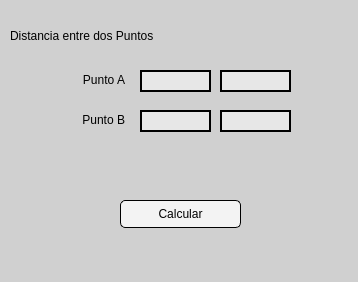
<?xml version="1.0" encoding="UTF-8"?>
<ui version="4.0">
 <class>MainWindow</class>
 <widget class="QMainWindow" name="MainWindow">
  <property name="geometry">
   <rect>
    <x>0</x>
    <y>0</y>
    <width>358</width>
    <height>282</height>
   </rect>
  </property>
  <property name="windowTitle">
   <string>MainWindow</string>
  </property>
  <property name="styleSheet">
   <string notr="true">background-color: rgb(208, 208, 208);</string>
  </property>
  <widget class="QWidget" name="centralwidget">
   <widget class="QLabel" name="label">
    <property name="geometry">
     <rect>
      <x>10</x>
      <y>20</y>
      <width>261</width>
      <height>31</height>
     </rect>
    </property>
    <property name="styleSheet">
     <string notr="true">font: 75 11pt &quot;Myanmar Text&quot;;</string>
    </property>
    <property name="text">
     <string>Distancia entre dos Puntos</string>
    </property>
   </widget>
   <widget class="QLabel" name="label_2">
    <property name="geometry">
     <rect>
      <x>54</x>
      <y>70</y>
      <width>71</width>
      <height>20</height>
     </rect>
    </property>
    <property name="styleSheet">
     <string notr="true">font: 10pt &quot;Segoe UI Semilight&quot;;</string>
    </property>
    <property name="text">
     <string>Punto A</string>
    </property>
    <property name="alignment">
     <set>Qt::AlignRight|Qt::AlignTrailing|Qt::AlignVCenter</set>
    </property>
   </widget>
   <widget class="QLineEdit" name="txt_x1">
    <property name="geometry">
     <rect>
      <x>140</x>
      <y>70</y>
      <width>71</width>
      <height>22</height>
     </rect>
    </property>
    <property name="styleSheet">
     <string notr="true">background-color: rgb(255, 255, 255, 0.5);
border: 2px solid black;
</string>
    </property>
   </widget>
   <widget class="QLineEdit" name="txt_y1">
    <property name="geometry">
     <rect>
      <x>220</x>
      <y>70</y>
      <width>71</width>
      <height>22</height>
     </rect>
    </property>
    <property name="styleSheet">
     <string notr="true">background-color: rgb(255, 255, 255, 0.5);
border: 2px solid black;
</string>
    </property>
   </widget>
   <widget class="QLabel" name="label_3">
    <property name="geometry">
     <rect>
      <x>34</x>
      <y>110</y>
      <width>91</width>
      <height>20</height>
     </rect>
    </property>
    <property name="styleSheet">
     <string notr="true">font: 10pt &quot;Segoe UI Semilight&quot;;</string>
    </property>
    <property name="text">
     <string>Punto B</string>
    </property>
    <property name="alignment">
     <set>Qt::AlignRight|Qt::AlignTrailing|Qt::AlignVCenter</set>
    </property>
   </widget>
   <widget class="QLineEdit" name="txt_x2">
    <property name="geometry">
     <rect>
      <x>140</x>
      <y>110</y>
      <width>71</width>
      <height>22</height>
     </rect>
    </property>
    <property name="styleSheet">
     <string notr="true">background-color: rgb(255, 255, 255, 0.5);
border: 2px solid black;
</string>
    </property>
   </widget>
   <widget class="QLineEdit" name="txt_y2">
    <property name="geometry">
     <rect>
      <x>220</x>
      <y>110</y>
      <width>71</width>
      <height>22</height>
     </rect>
    </property>
    <property name="styleSheet">
     <string notr="true">background-color: rgb(255, 255, 255, 0.5);
border: 2px solid black;
</string>
    </property>
   </widget>
   <widget class="QLabel" name="label_resultado">
    <property name="geometry">
     <rect>
      <x>30</x>
      <y>150</y>
      <width>291</width>
      <height>41</height>
     </rect>
    </property>
    <property name="styleSheet">
     <string notr="true">font: 10pt &quot;Segoe UI Semilight&quot;;
</string>
    </property>
    <property name="text">
     <string/>
    </property>
    <property name="alignment">
     <set>Qt::AlignCenter</set>
    </property>
   </widget>
   <widget class="QPushButton" name="btn_calcular">
    <property name="geometry">
     <rect>
      <x>120</x>
      <y>200</y>
      <width>121</width>
      <height>28</height>
     </rect>
    </property>
    <property name="styleSheet">
     <string notr="true">font: 10pt &quot;Segoe UI Semilight&quot;;
background-color: rgb(255, 255, 255, 0.75);
border: 1px solid;
border-radius: 5px;</string>
    </property>
    <property name="text">
     <string>Calcular</string>
    </property>
   </widget>
  </widget>
  <widget class="QMenuBar" name="menubar">
   <property name="geometry">
    <rect>
     <x>0</x>
     <y>0</y>
     <width>358</width>
     <height>26</height>
    </rect>
   </property>
  </widget>
  <widget class="QStatusBar" name="statusbar"/>
 </widget>
 <resources/>
 <connections/>
</ui>
